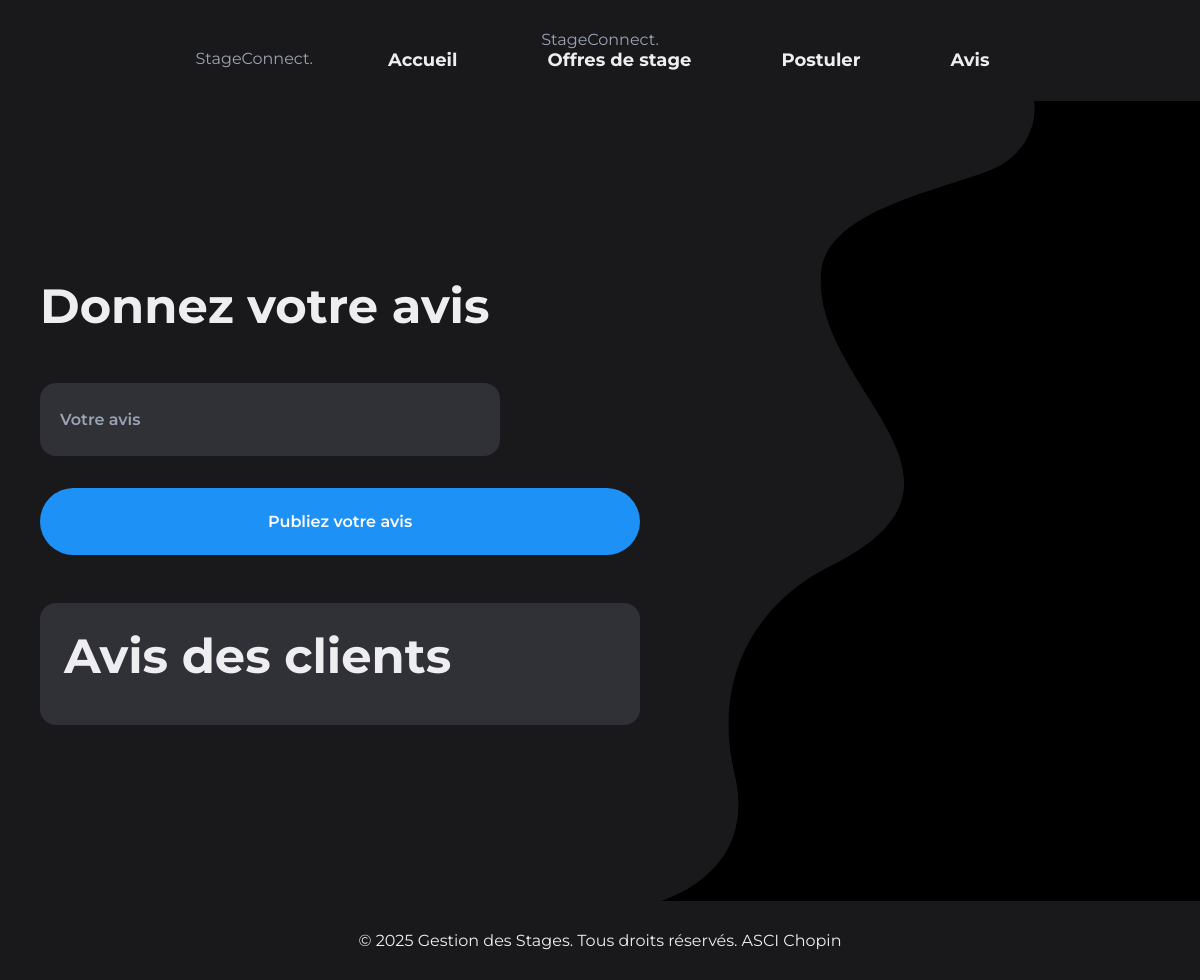
/pages/review.php, run on an earlier commit of the app's database.
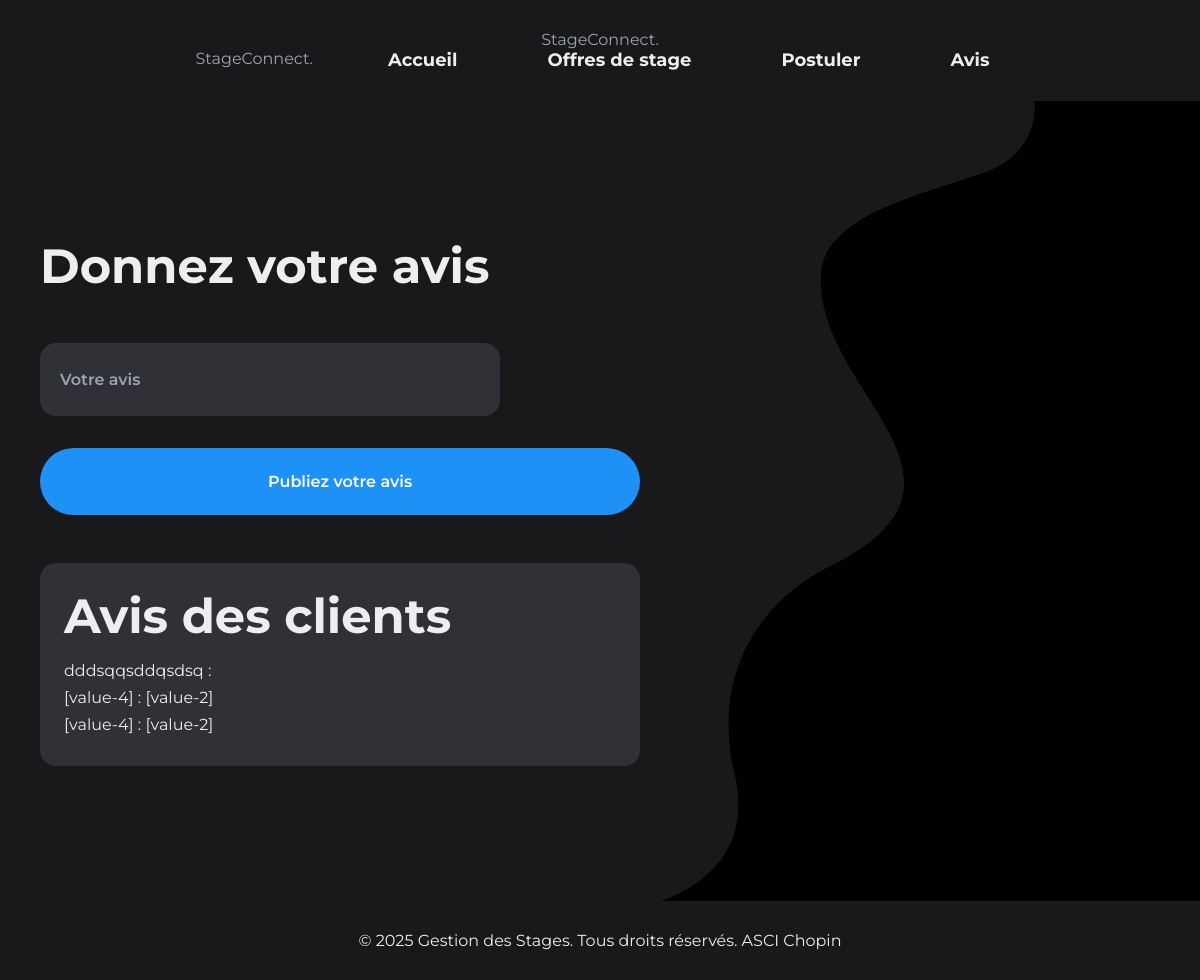
And on a later commit of the database.
### tables this page shows
CREATE TABLE `avis` (
  `id` int(11) NOT NULL,
  `Mail` text NOT NULL,
  `Date` date NOT NULL DEFAULT current_timestamp(),
  `Avis` text NOT NULL
);

### pages/review.php (the view, shortened to what this page needs)
<?php include('./config.php'); ?>
<?php
$stmt = $conn->query("SELECT * FROM avis");
$stmt->execute();
$produits = $stmt->fetchAll(PDO::FETCH_ASSOC);
?>
<!DOCTYPE html>
<html lang="fr">
<head>
    <link rel="stylesheet" href="..\css\review.css">
    <?php
        include "../include/header.php";
    ?>
</head>
<body>
    <div class="login container grid" id="loginAccessRegister">
        <div class="login__access">
            <h1 class="login__title">Donnez votre avis</h1>
            <div class="login__area">
                <form method="post" class="login__form">
                    <div class="login__box">
                        <input type="text" placeholder=" " class="login__input" name="input" required>
                        <label for="text" class="login__label">Votre avis</label>
                    </div>
            </div>
            <button type="submit" class="login__button">Publiez votre avis</button>
            <div class="login__reviews">
                <h2 class="login__reviews-title">Avis des clients</h2>
                <ul class="login__reviews-list">
                    <?php $stmt = $conn->prepare("SELECT * FROM Avis ORDER BY id DESC LIMIT 3 ");
                    $stmt->execute();
                    $avis = $stmt->fetchAll(PDO::FETCH_ASSOC);
                    foreach ($avis as $review) {
                        echo "<li>" . $review["Avis"] . " : " . $review["Mail"] . "</li>";
                    }
                    ?>
                </ul>
            </div>
        </div>
    </div>
</body>
<footer>
    <p>&copy; 2025 Gestion des Stages. Tous droits réservés. ASCI Chopin</p>
</footer>
</html>

### include/header.php (shortened to what this page needs)
<nav>
      <a class="logo">StageConnect<span>.</span></a>
      <ul>
         <li>StageConnect.</li>
         <li><a href="/STAGE-SIO1/pages/index.php">Accueil</a></li>
         <li><a href="/STAGE-SIO1/pages/offer.php">Offres de stage</a></li>
         <li><a href="/STAGE-SIO1/pages/apply.php">Postuler</a></li>
         <li><a href="/STAGE-SIO1/pages/review.php">Avis</a></li>
      </ul>
</nav>

### css/review.css (style rules this page uses)
:root { --first-color: hsl(208, 92%, 54%); --first-color-alt: hsl(208, 88%, 50%); --title-color: hsl(220, 68%, 4%); --white-color: hsl(0, 0%, 100%); --text-color: hsl(220, 15%, 66%); --body-color: hsl(0, 0%, 100%); --container-color: hsl(220, 50%, 97%); --body-font: "Montserrat", system-ui; --big-font-size: 1.5rem; --normal-font-size: .938rem; --small-font-size: .813rem; --tiny-font-size: .688rem; --font-regular: 400; --font-medium: 500; --font-semi-bold: 600; --z-tooltip: 10; --z-fixed: 100; }
@media screen and (min-width: 1150px) { :root { --big-font-size: 3rem; --normal-font-size: 1rem; --small-font-size: .875rem; --tiny-font-size: .75rem; } }
* { box-sizing: border-box; padding: 0; margin: 0; }
body, input, button { font-family: var(--body-font); font-size: var(--normal-font-size); }
body { background-color: #19191B; color: var(--text-color); }
input, button { border: none; outline: none; }
a { text-decoration: none; }
.container { max-width: 1120px; margin-inline: 1.5rem; }
.grid { display: grid; gap: 1rem; }
.login { position: relative; height: 100vh; align-items: center; overflow: hidden; }
.login__blob { display: none; }
.login__title { font-size: var(--big-font-size); color: #EEEEF0; text-align: center; margin-bottom: 2rem; }
.login { display: flex; justify-content: space-between; }
.login__access { flex: 1; margin-right: 2rem; }
.login__reviews { flex: 1; background-color: #303136; border-radius: 1rem; padding: 1.5rem; color: #EEEEF0; }
.login__reviews-title { font-size: var(--big-font-size); margin-bottom: 1rem; }
.login__reviews-list { list-style-type: none; padding: 0; }
.login__reviews-list li { margin-bottom: 0.5rem; }
.login__box { position: relative; display: flex; align-items: center; background-color: #303136; border-radius: 1rem; }
.login__input { background: none; width: 100%; padding: 1.5rem 2.5rem 1.5rem 1.25rem; font-weight: var(--font-semi-bold); border: 3px solid transparent; border-radius: 1rem; z-index: 1; transition: border-color .4s; }
.login__label { position: absolute; left: 1.25rem; font-weight: var(--font-semi-bold); transition: transform .4s, font-size .4s, color .4s; }
.login__button { width: 100%; display: inline-flex; justify-content: center; background-color: var(--first-color); color: var(--white-color); font-weight: var(--font-semi-bold); padding-block: 1.5rem; border-radius: 4rem; margin-block: 2rem; cursor: pointer; transition: background-color .4s, box-shadow .4s; }
.login__access, .login__register { position: absolute; left: 0; right: 0; width: 100%; transition: transform .4s, opacity .4s .1s; }
@media screen and (min-width: 540px) { .login__area { width: 380px; margin-inline: auto; } }
@media screen and (min-width: 1150px) { .container { margin-inline: auto; } }
@media screen and (min-width: 1150px) { .login__area { width: 460px; margin: initial; } }
@media screen and (min-width: 1150px) { .login__access, .login__register { width: 600px; } }
@media screen and (min-width: 1150px) { .login__title { text-align: initial; margin-bottom: 3rem; } }
@media screen and (min-width: 1150px) { .login__button { margin-bottom: 3rem; } }
@media screen and (min-width: 1150px) { .login__blob { display: block; height: 100vh; position: absolute; top: 10; right: 0; } }
nav { background-color: #19191B; padding: 30px; text-align: center; }
nav ul { list-style: none; padding: 0; margin: -20; display: flex; justify-content: center; }
nav ul li { margin: 0 30px; }
nav ul li a { position: relative; color: #EEEEF0; text-decoration: none; font-size: 18px; font-weight: bold; padding: 10px 15px; transition: color 0.3s; }
nav ul li a::after { content: ""; position: absolute; left: 0; bottom: -5px; width: 0; height: 3px; background-color: #5f73e6; transition: width 0.3s ease-in-out; }
footer { background-color: #19191B; color: #EEEEF0; text-align: center; padding: 30px; }

What changed in the data, as far as the page shows it:
added avis: Avis "dddsqqsddqsdsq"
added avis: Avis "[value-4]", Mail "[value-2]"
added avis: Avis "[value-4]", Mail "[value-2]"
